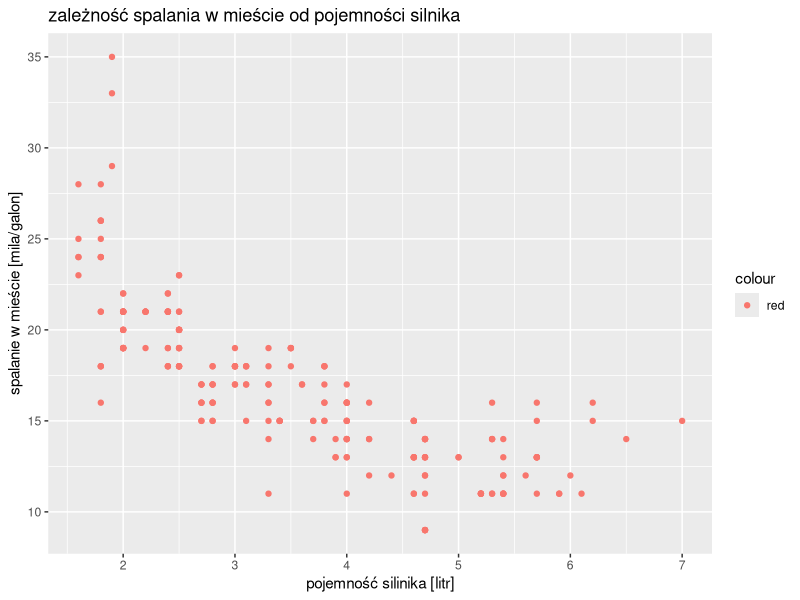
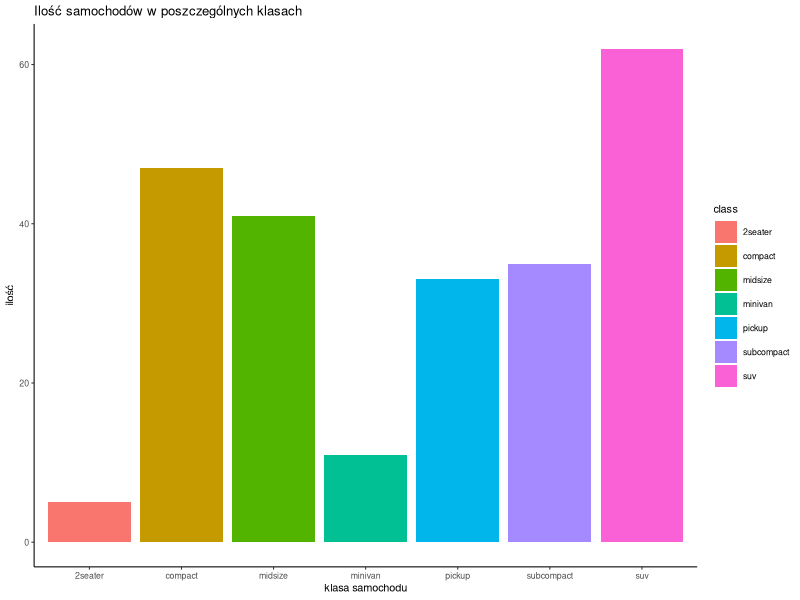
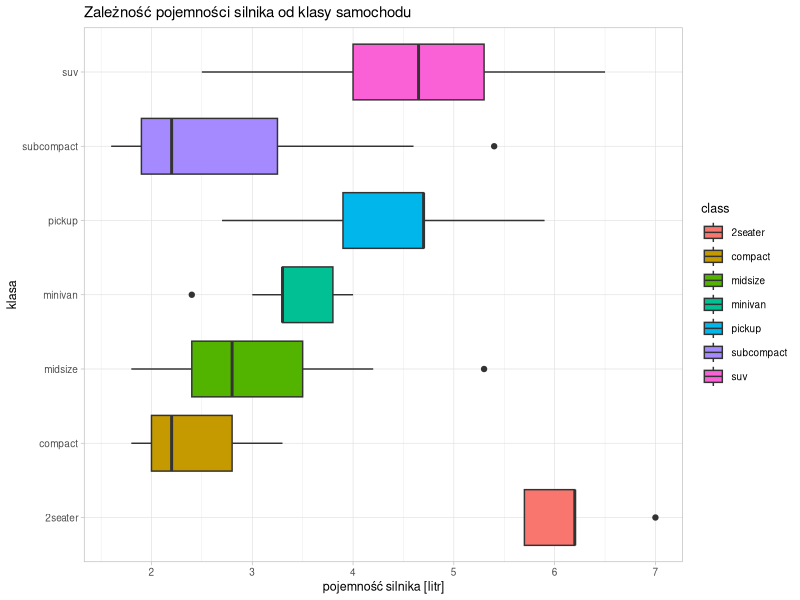
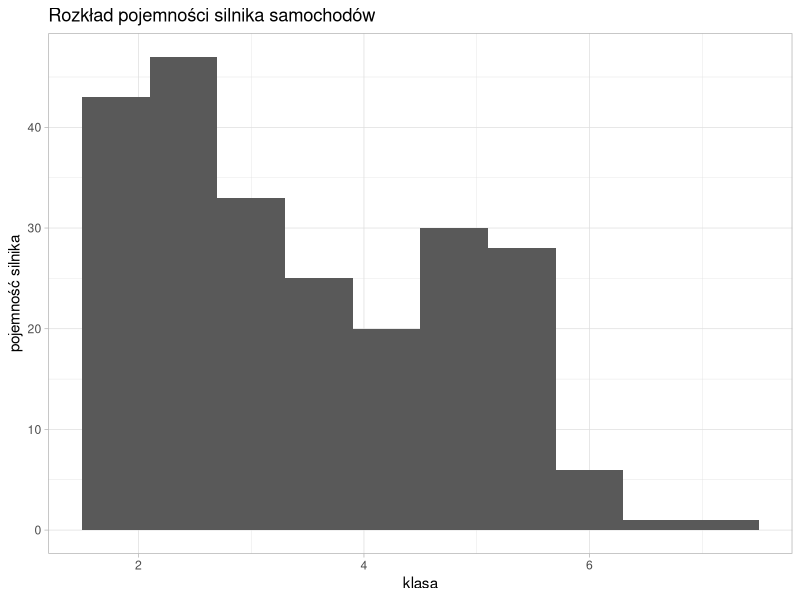

The R script that drew these images, in order:
library(tidyverse)
mpg

# zad4-2
# Odwróciłam zależność, bo wydaje mi się bardziej sensowna.Jeśli dobrze rozumiem legende do tego zbioru
# to pojemność silnika jest podana w litrach, a spalanie w milach na galon, co jest dziwne.
# Co prawda nie znam się za bardzo na silnikach i spalaniu. Mam nadzieję, że się Pan nie obrazi.

  

ggplot(data = mpg ) +
  geom_point(mapping = aes(x = displ, y = cty, color = "red")) +
  labs( 
    title = "zależność spalania w mieście od pojemności silnika",
    x = "pojemność silinika [litr]", y = "spalanie w mieście [mila/galon]")


# zad4-3



ggplot(data = mpg) +
  geom_bar(mapping = aes( x = class, fill = class)) +
  labs(
    title = "Ilość samochodów w poszczególnych klasach",
    x = "klasa samochodu", y = "ilość") +
  theme_classic(base_size = 7.9)

# zad4-5
  

ggplot(data = mpg, aes( x= class, y = displ, fill = class)) +
  geom_boxplot() +
  coord_flip() +
  labs(
    title = "Zależność pojemności silnika od klasy samochodu", 
    x = "klasa", y = "pojemność silnika [litr]") +
  theme_light(base_size = 9)

# zad4-4


ggplot(data = mpg) +
  geom_histogram(mapping = aes(displ, fill = displ), bins = 10) + 
  labs(
    title = "Rozkład pojemności silnika samochodów",
    x = "klasa", y = "pojemność silnika") +
  theme_light()